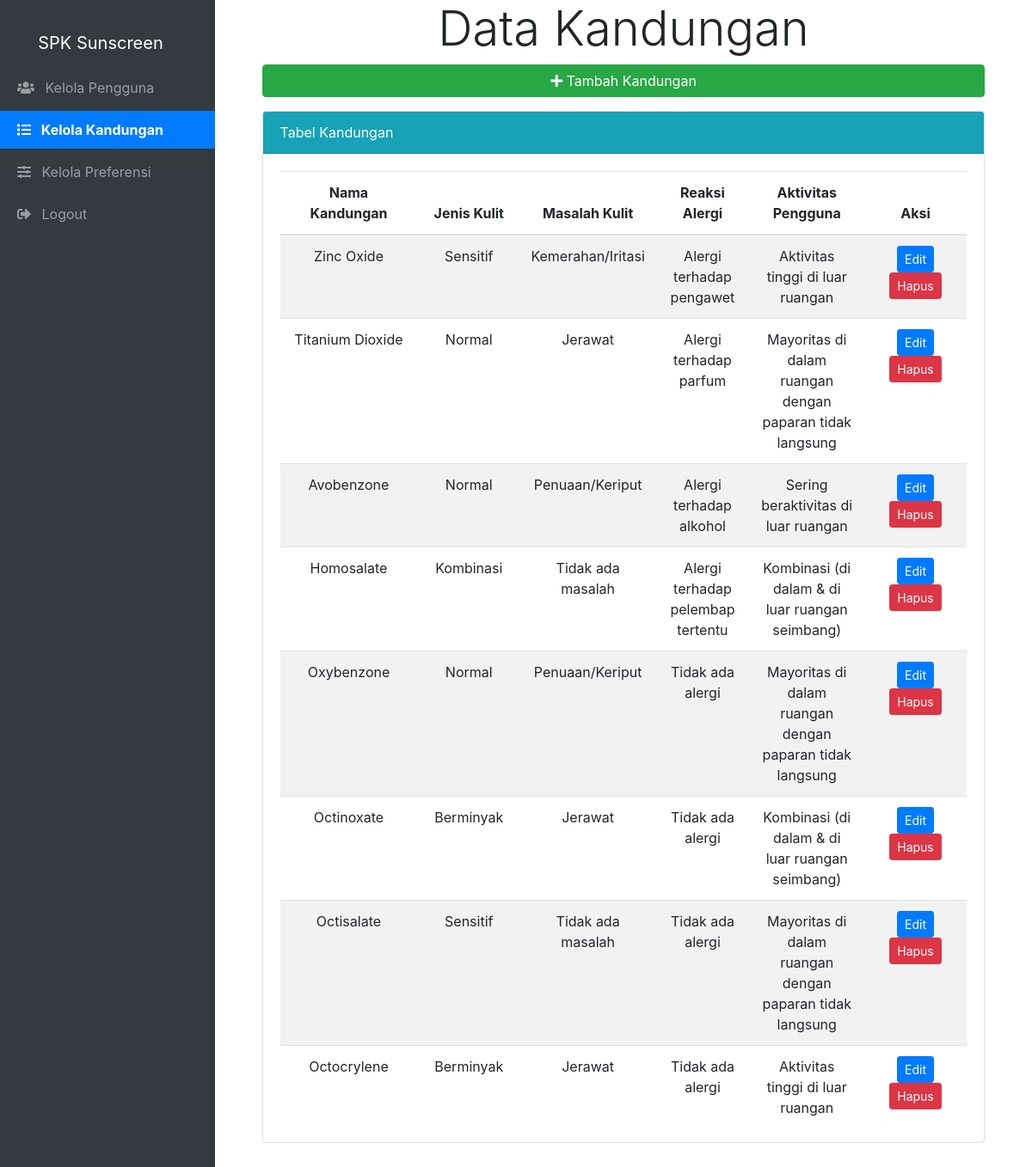
Screenshot of /admin/kelola_kandungan.php (signed in) with the database file from the repository.
### tables this page shows
CREATE TABLE `kandungan_sunscreen` (
  `id_kandungan` int(11) NOT NULL,
  `nama` varchar(128) NOT NULL,
  `kriteria_jenis_kulit` int(11) NOT NULL,
  `kriteria_masalah_kulit` int(11) NOT NULL,
  `kriteria_reaksi_alergi` int(11) NOT NULL,
  `kriteria_aktivitas_pengguna` int(11) NOT NULL
);

CREATE TABLE `sub_kriteria` (
  `id_sub_kriteria` int(11) NOT NULL,
  `nama` varchar(255) NOT NULL,
  `nilai` int(11) NOT NULL,
  `kriteria_id` int(11) NOT NULL
);

### functions.php (called while the page is built, shortened)
<?php
$conn = mysqli_connect('localhost', 'root', '', 'spk_ss');
function query($query)
{
    global $conn;
    $res = mysqli_query($conn, $query);
    $rows = [];
    while ($row = mysqli_fetch_assoc($res)) {
        $rows[] = $row;
    }
    return $rows;
}

### admin/kelola_kandungan.php (the view, shortened to what this page needs)
<?php
include_once('../template.php');
require_once('../functions.php');
$kandungan = query("SELECT
ks.id_kandungan AS id_kandungan,
ks.nama AS nama_kandungan,
jk.nama AS nama_jk,
mk.nama AS nama_mk,
al.nama AS nama_al,
ak.nama AS nama_ak
FROM
kandungan_sunscreen ks
INNER JOIN
sub_kriteria jk ON ks.kriteria_jenis_kulit = jk.id_sub_kriteria
INNER JOIN
sub_kriteria mk ON ks.kriteria_masalah_kulit = mk.id_sub_kriteria
INNER JOIN
sub_kriteria al ON ks.kriteria_reaksi_alergi = al.id_sub_kriteria
INNER JOIN
sub_kriteria ak ON ks.kriteria_aktivitas_pengguna = ak.id_sub_kriteria");
?>
<div class="container">
    <div class="display-4 text-center mb-2">
        Data Kandungan
    </div>
    <div class="row mt-2 mb-5">
        <div class="col-md-11 mx-auto">
            <p><a href="tambah_kandungan.php" class="btn btn-success btn-block"><i class="fa fa-plus"></i> Tambah Kandungan</a></p>
            <div class="card">
                <div class="card-header badge-info">
                    <div class="display-6">Tabel Kandungan</div>
                </div>
                <div class="card-body pb-0 mb-0">
                    <table class="table table-hover table-striped text-center">
                        <thead>
                            <tr>
                                <th width="20%">Nama Kandungan</th>
                                <th width="15%">Jenis Kulit</th>
                                <th>Masalah Kulit</th>
                                <th>Reaksi Alergi</th>
                                <th>Aktivitas Pengguna</th>
                                <th width="15%">Aksi</th>
                            </tr>
                        </thead>
                        <tbody>
                            <?php foreach ($kandungan as $k) : ?>
                                <tr>
                                    <td><?= $k['nama_kandungan']; ?></td>
                                    <td><?= $k['nama_jk']; ?></td>
                                    <td><?= $k['nama_mk']; ?></td>
                                    <td><?= $k['nama_al']; ?></td>
                                    <td><?= $k['nama_ak']; ?></td>
                                    <td>
                                        <a href="edit_kandungan.php?id=<?= $k['id_kandungan']; ?>" class="btn btn-sm btn-primary">Edit</a>
                                        <a href="hapus_kandungan.php?id=<?= $k['id_kandungan']; ?>" class="btn btn-sm btn-danger" onclick="return confirm('Apakah Anda yakin ingin menghapus kandungan ini?')">Hapus</a>
                                    </td>
                                </tr>
                            <?php endforeach; ?>
                        </tbody>
                    </table>
                </div>
            </div>
        </div>
    </div>
</div>

### template.php (style rules this page uses)
body { display: flex; min-height: 100vh; margin: 0; padding: 0; }

### rows the page displays
kandungan_sunscreen: nama "Zinc Oxide", kriteria_jenis_kulit.nama "Sensitif", kriteria_masalah_kulit.nama "Kemerahan/Iritasi", kriteria_reaksi_alergi.nama "Alergi terhadap pengawet", kriteria_aktivitas_pengguna.nama "Aktivitas tinggi di luar ruangan"
kandungan_sunscreen: nama "Titanium Dioxide", kriteria_jenis_kulit.nama "Normal", kriteria_masalah_kulit.nama "Jerawat", kriteria_reaksi_alergi.nama "Alergi terhadap parfum", kriteria_aktivitas_pengguna.nama "Mayoritas di dalam ruangan dengan paparan tidak langsung"
kandungan_sunscreen: nama "Avobenzone", kriteria_jenis_kulit.nama "Normal", kriteria_masalah_kulit.nama "Penuaan/Keriput", kriteria_reaksi_alergi.nama "Alergi terhadap alkohol", kriteria_aktivitas_pengguna.nama "Sering beraktivitas di luar ruangan"
kandungan_sunscreen: nama "Homosalate", kriteria_jenis_kulit.nama "Kombinasi", kriteria_masalah_kulit.nama "Tidak ada masalah", kriteria_reaksi_alergi.nama "Alergi terhadap pelembap tertentu", kriteria_aktivitas_pengguna.nama "Kombinasi (di dalam & di luar ruangan seimbang)"
kandungan_sunscreen: nama "Oxybenzone", kriteria_jenis_kulit.nama "Normal", kriteria_masalah_kulit.nama "Penuaan/Keriput", kriteria_reaksi_alergi.nama "Tidak ada alergi", kriteria_aktivitas_pengguna.nama "Mayoritas di dalam ruangan dengan paparan tidak langsung"
kandungan_sunscreen: nama "Octinoxate", kriteria_jenis_kulit.nama "Berminyak", kriteria_masalah_kulit.nama "Jerawat", kriteria_reaksi_alergi.nama "Tidak ada alergi", kriteria_aktivitas_pengguna.nama "Kombinasi (di dalam & di luar ruangan seimbang)"
kandungan_sunscreen: nama "Octisalate", kriteria_jenis_kulit.nama "Sensitif", kriteria_masalah_kulit.nama "Tidak ada masalah", kriteria_reaksi_alergi.nama "Tidak ada alergi", kriteria_aktivitas_pengguna.nama "Mayoritas di dalam ruangan dengan paparan tidak langsung"
kandungan_sunscreen: nama "Octocrylene", kriteria_jenis_kulit.nama "Berminyak", kriteria_masalah_kulit.nama "Jerawat", kriteria_reaksi_alergi.nama "Tidak ada alergi", kriteria_aktivitas_pengguna.nama "Aktivitas tinggi di luar ruangan"
